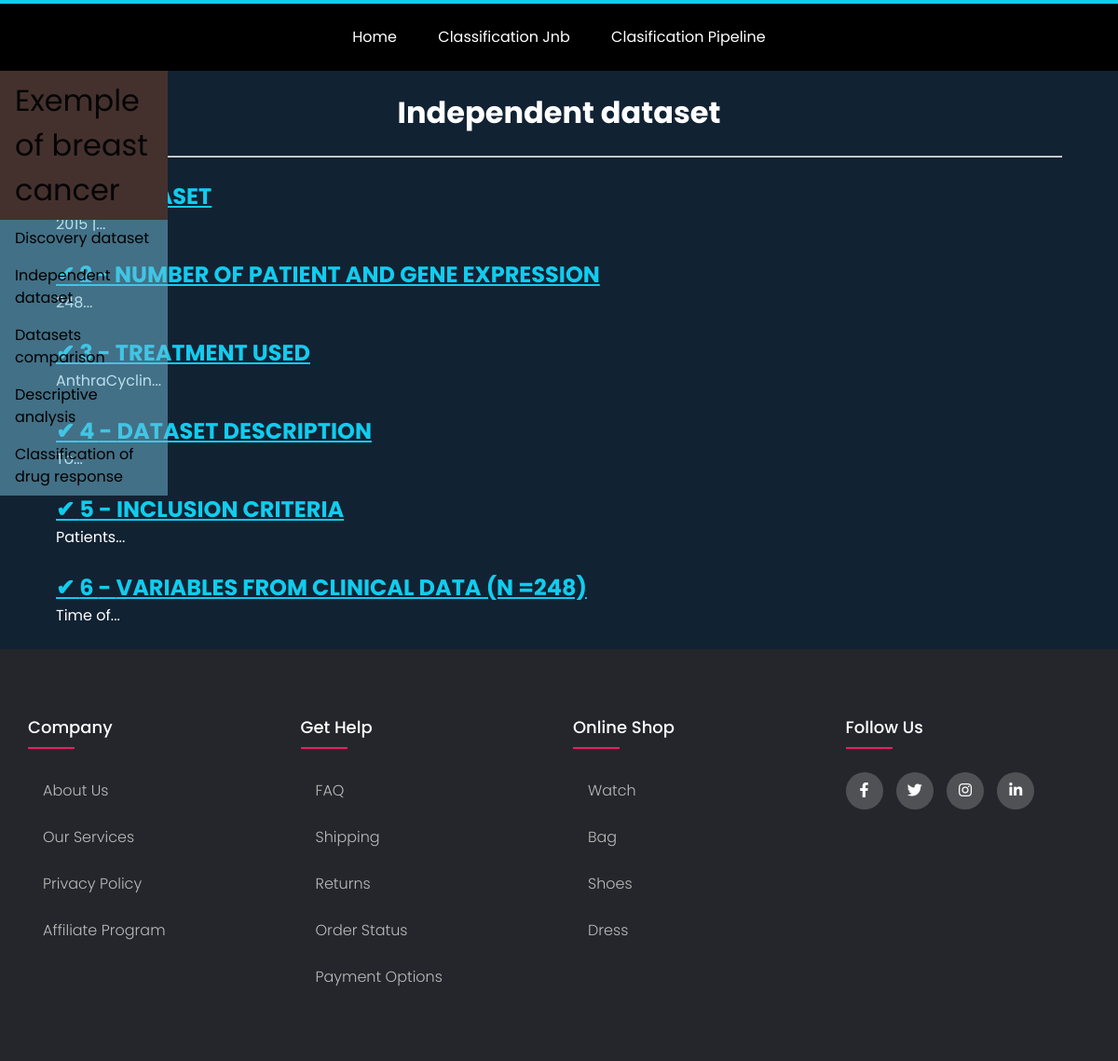
The page /independent_dataset on the database its author committed.
### flaskproject.py (models this page shows, shortened)
class Indep(db.Model):
    __tablename__ = 'Independent_data'
    id = db.Column(db.Integer, primary_key=True)
    title = db.Column(db.String(255))
    content = db.Column(db.Text)

### flaskproject.py (the view)
@app.route('/independent_dataset')
def independent_dataset():
    indep_data = Indep.query.all()
    return render_template('pages/independent_dataset/index.html', indep_data = indep_data)

### templates/pages/independent_dataset/index.html (shortened to what this page needs)
{% extends 'layouts/default.html' %}
{% block body %}
<h1>Independent dataset</h1>
<hr>
<br>
{% for row in indep_data %}
    <article>
        <h2>
            <a href="{{ url_for('independent_dataset_show', id=row.id) }}">
                ✔  {{row.id}}  -  {{row.title|upper}}
            </a>
        </h2>
        <p>{{row.content|truncate(15)}}</p>
    </article>
    <br>
{% endfor %}
{% endblock  %}

### static/css/_navH.css (style rules this page uses)
body { background-color: #123; color: #fff; }
a { color: #1ce; }
article { width: 600px; height: auto; }
h1 { text-align: center; }

### static/css/footer.css (style rules this page uses)
body { line-height: 1.5; font-family: 'Poppins', sans-serif; }
* { margin:0; padding:0; box-sizing: border-box; }

### rows shown on the page
Indep: content "2015 |..."
Indep: id "2", title "NUMBER OF PATIENT AND GENE EXPRESSION", content "248..."
Indep: id "3", title "TREATMENT USED", content "AnthraCyclin..."
Indep: id "4", title "DATASET DESCRIPTION", content "To..."
Indep: id "5", title "INCLUSION CRITERIA", content "Patients..."
Indep: id "6", title "VARIABLES FROM CLINICAL DATA (N =248)", content "Time of..."
